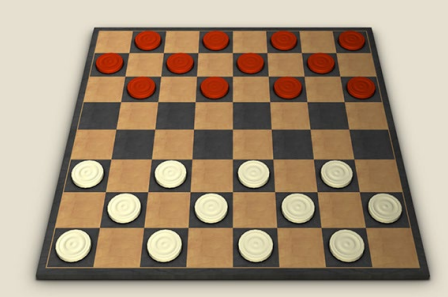
#> input picture src/board1.jpg, 448 x 297 px
$ python hw1_1.py src/board1.jpg
#> lines starting #> are read from the running program, lines starting #| are printed output that depends on the picture; after the words box and inside, x2 and y2 are one past the last pixel; in counts of white or black regions, pixels touching at a corner belong together
#> further down, image is the input picture: shape (297, 448, 3); mean B, G, R 122.7, 146.5, 166.2
import math
import cv2
import sys
import numpy as np


def count_grid(image):
    # 명암 높이기
    alpha = 1.5
    beta = 0
    image = cv2.convertScaleAbs(image, alpha=alpha, beta=beta)
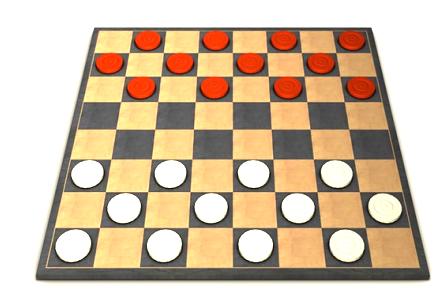
#> image: shape (297, 448, 3); mean of channels 0, 1, 2 165.6, 190, 210.2; drawn as B, G, R

    # 그레이스케일로 변환
    gray = cv2.cvtColor(image, cv2.COLOR_BGR2GRAY)
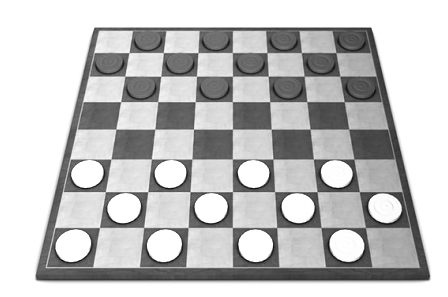
#> gray: shape (297, 448); min 11, max 255, mean 193.3
    # 노이즈 제거를 위한 가우시안 블러 적용
    image = cv2.GaussianBlur(gray, (5, 5), 0)
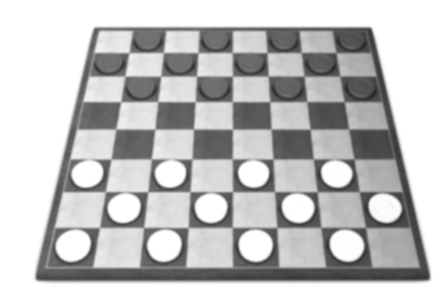
#> image: shape (297, 448); min 38, max 255, mean 193.3
    # cv2.imshow('dst', image)
    # cv2.waitKey(0)
    # cv2.destroyAllWindows()

    # 이진화
    _, binary = cv2.threshold(gray, 128, 255, cv2.THRESH_BINARY)
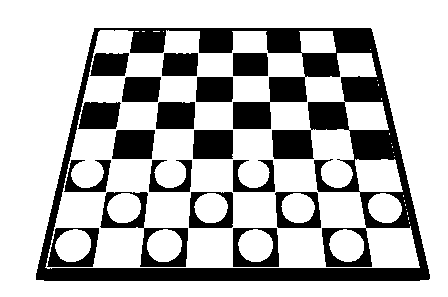
#> binary: shape (297, 448); 72.7% white; 18 black regions

    # 윤곽선 검출
    contours, _ = cv2.findContours(binary, cv2.RETR_LIST, cv2.CHAIN_APPROX_SIMPLE)
#> contours = 55 contours, 21 with area under 20; largest, box (x1, y1, x2, y2) and area: (0, 0, 448, 297) 132312, (35, 27, 431, 282) 85869, (45, 30, 420, 269) 67126, (321, 227, 373, 268) 1853, (232, 227, 280, 268) 1845

    for contour in contours:
        # 윤곽선 근사화
        epsilon = 0.02 * cv2.arcLength(contour, True)
        approx = cv2.approxPolyDP(contour, epsilon, True)

        # 행과 열 개수 계산
        rows = len(np.array(approx[:, :, 1]))
        cols = len(np.array(approx[:, :, 0]))

        # 윤곽선 정확성 판단 기준값
        acThreshold = 0.9
        # 행과 열이 체스보드 패턴에 부합하면 출력
        # if 8 <= rows <= 12 and 8 <= cols <= 12:
        # print(cols, rows)
        if 6 <= rows <= 12 and 6 <= cols <= 12 and cv2.arcLength(approx, True) > acThreshold * cv2.arcLength(contour, True):
            # [4 lines of commented-out code are left out]
            if rows >= 9:
                rows = 10;
                cols = 10;
            else:
                rows = 8;
                cols = 8;
            return rows, cols
#> this loop made 1 pass
#> (epsilon, acThreshold) on pass 1: (2.21, 0.9)

# 이미지 불러오기
# filename = 'board1.jpg'
if len(sys.argv) > 1:
    filename = sys.argv[1]
image = cv2.imread(filename)

if image is None:
    print('Image load failed!')
    exit()

# cv2.imshow('HW1_20212908', image)

rows, cols = count_grid(image)
#> rows = 8; cols = 8
print(f"체스판 크기: {rows} x {cols}")
#| 체스판 크기: 8 x 8

# cv2.waitKey(0)
# cv2.destroyAllWindows()

$ run again, with src/board10.jpg copied over src/board1.jpg
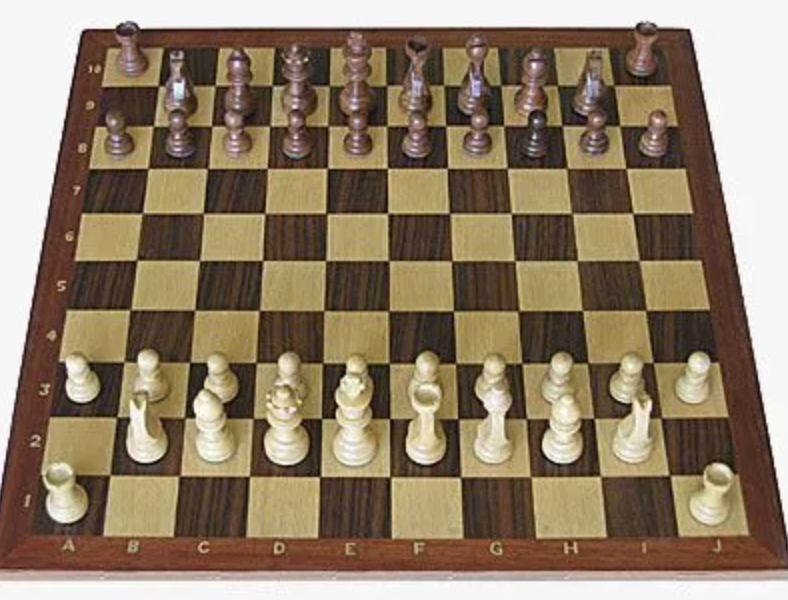
#> input picture src/board10.jpg, 788 x 600 px
#> image is the input picture: shape (600, 788, 3); mean B, G, R 104.2, 126.5, 143.9
#> in count_grid, `gray = cv2.cvtColor(image, cv2.COLOR_BGR2GRAY)`:
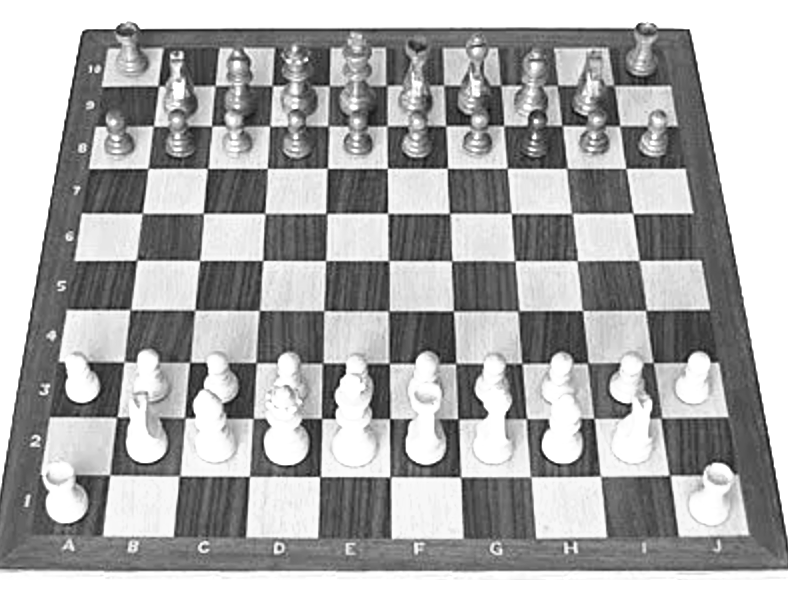
#> gray: shape (600, 788); min 8, max 255, mean 170.3
#> in count_grid, `_, binary = cv2.threshold(gray, 128, 255, cv2.THRESH_BINARY)`:
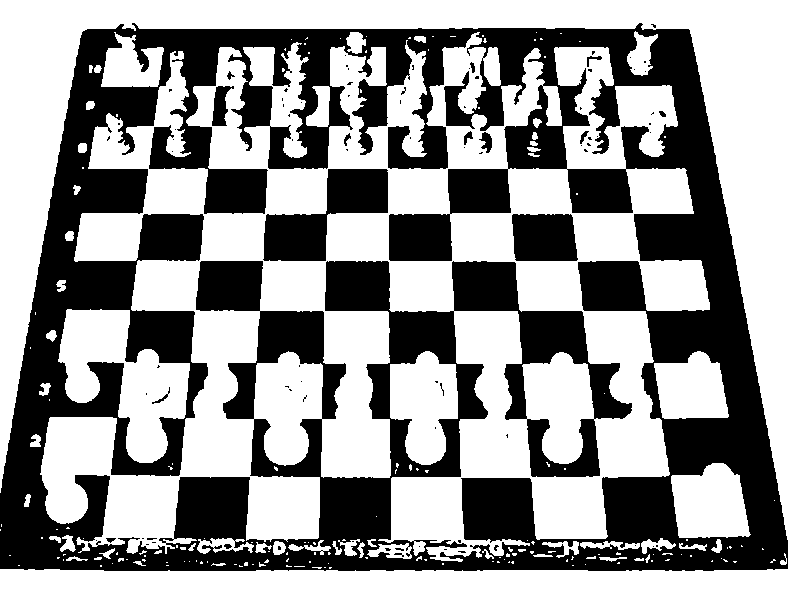
#> binary: shape (600, 788); 58.3% white; 87 black regions (72 under 20 px)
#> contours = 305 contours, 229 with area under 20; largest, box (x1, y1, x2, y2) and area: (40, 32, 710, 562) 185934, (0, 0, 788, 540) 64386, (0, 569, 788, 600) 22580, (58, 309, 190, 463) 9810, (451, 260, 633, 421) 9178
#> the loop in count_grid, `for contour in contours:` made 17 passes
#> epsilon on passes 4, 7, 17: 0.377, 0.228, 0.626
#> `rows, cols = count_grid(image)`: rows = 10
#| 체스판 크기: 10 x 10

$ run again, with src/board11.jpg copied over src/board1.jpg
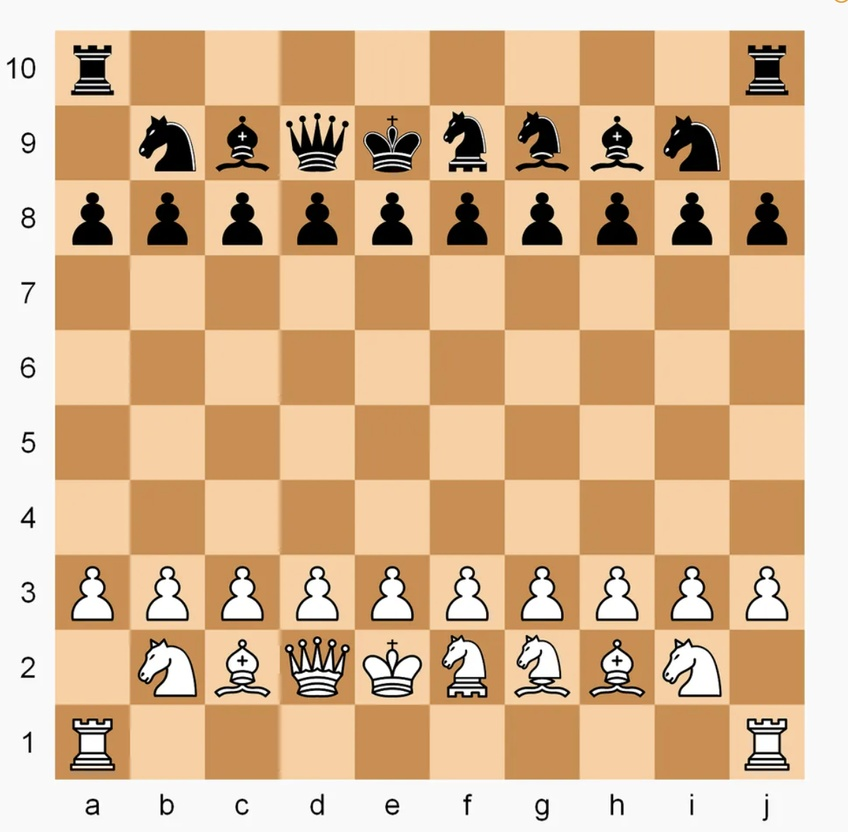
#> input picture src/board11.jpg, 848 x 832 px, shrunk from 1202 x 1180 before the run
#> image is the input picture: shape (832, 848, 3); mean B, G, R 146.9, 182.8, 216.7
#> in count_grid, `image = cv2.convertScaleAbs(image, alpha=alpha, beta=beta)`:
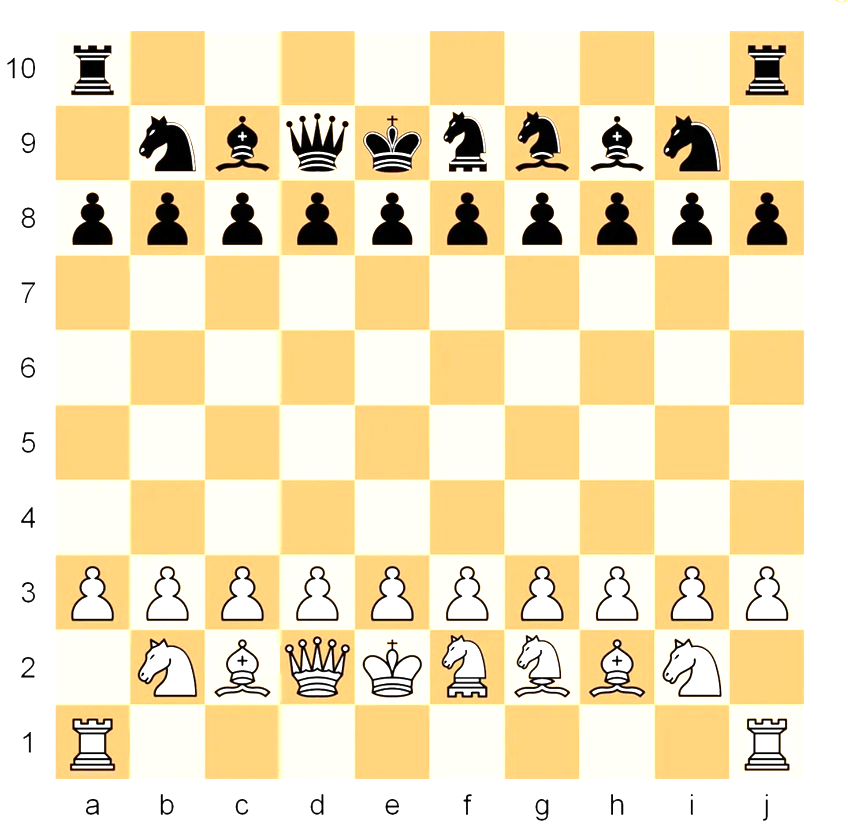
#> image: shape (832, 848, 3); mean of channels 0, 1, 2 193.4, 227.3, 241.9; drawn as B, G, R
#> in count_grid, `_, binary = cv2.threshold(gray, 128, 255, cv2.THRESH_BINARY)`:
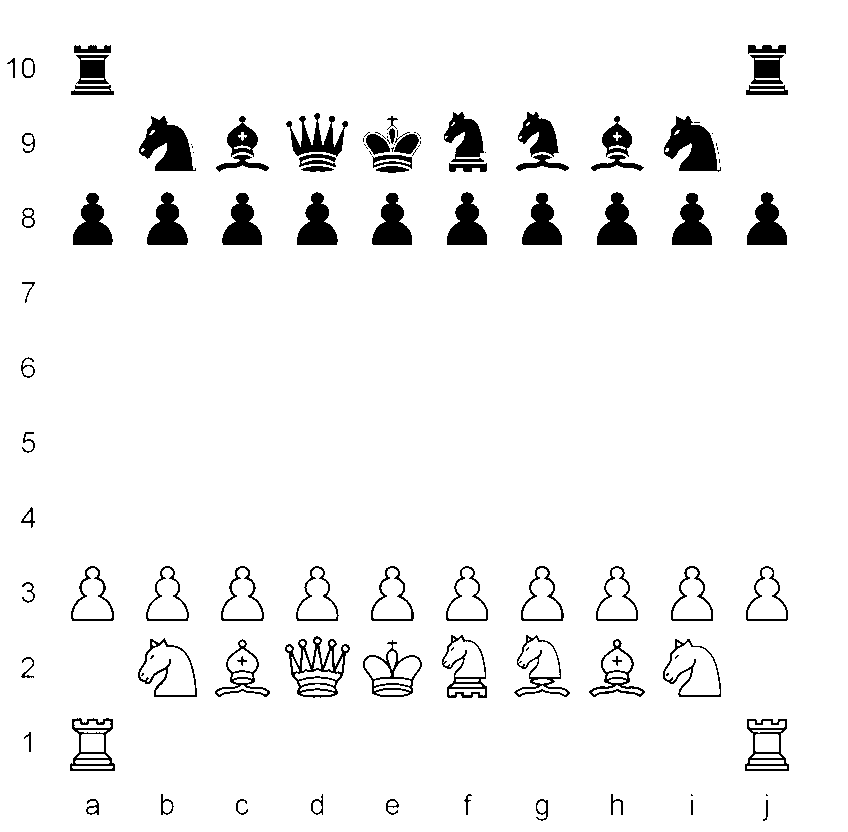
#> binary: shape (832, 848); 94.5% white; 116 black regions (38 under 20 px)
#> contours = 250 contours, 96 with area under 20; largest, box (x1, y1, x2, y2) and area: (0, 0, 848, 832) 703857, (284, 635, 351, 699) 2492, (137, 637, 198, 698) 2452, (662, 638, 722, 698) 2404, (362, 639, 423, 698) 2107
#> the loop in count_grid, `for contour in contours:` made 1 pass
#> (epsilon, acThreshold) on pass 1: (0.438, 0.9)
#> `rows, cols = count_grid(image)`: rows = 10
#| 체스판 크기: 10 x 10

$ run again, with src/board13.jpg copied over src/board1.jpg
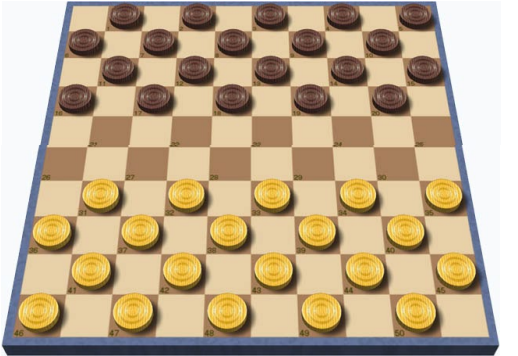
#> input picture src/board13.jpg, 518 x 356 px
#> image is the input picture: shape (356, 518, 3); mean B, G, R 140.3, 171.5, 192.3
#> in count_grid, `image = cv2.convertScaleAbs(image, alpha=alpha, beta=beta)`:
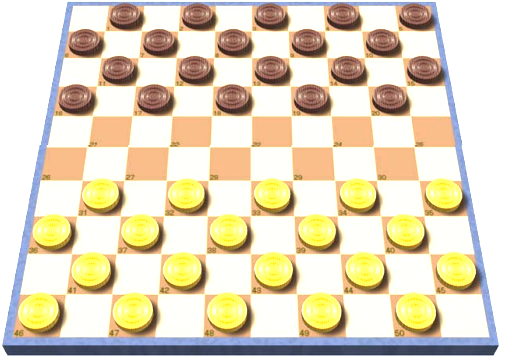
#> image: shape (356, 518, 3); mean of channels 0, 1, 2 190.1, 214.8, 226.6; drawn as B, G, R
#> in count_grid, `_, binary = cv2.threshold(gray, 128, 255, cv2.THRESH_BINARY)`:
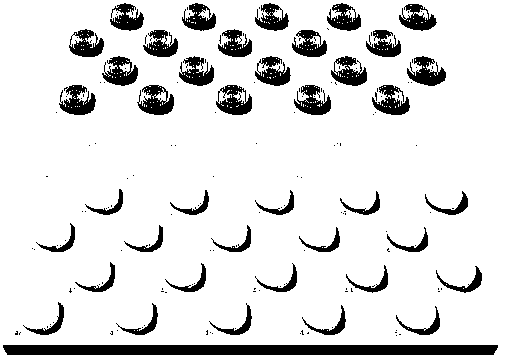
#> binary: shape (356, 518); 88% white; 182 black regions (141 under 20 px)
#> contours = 540 contours, 483 with area under 20; largest, box (x1, y1, x2, y2) and area: (0, 0, 518, 356) 183535, (2, 344, 499, 356) 5415, (136, 84, 175, 116) 772, (101, 55, 139, 87) 768, (58, 84, 97, 116) 750
#> the loop in count_grid, `for contour in contours:` made 3 passes
#> epsilon on pass 3: 0.153
#> `rows, cols = count_grid(image)`: rows = 8
#| 체스판 크기: 8 x 8
